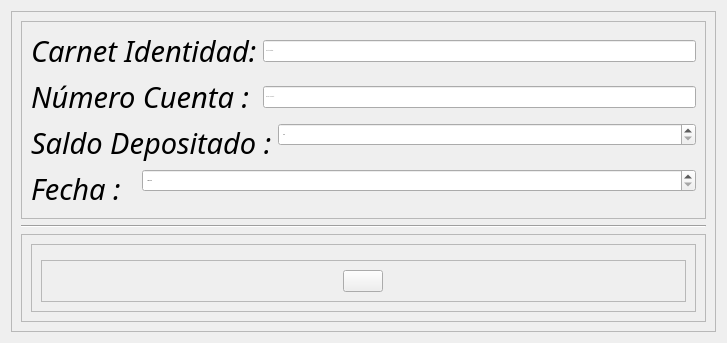
                  <widget class="QWidget" name="pagina_depositar_saldo">
                   <layout class="QVBoxLayout" name="verticalLayout_33">
                    <item>
                     <widget class="QFrame" name="frame_24">
                      <property name="frameShape">
                       <enum>QFrame::StyledPanel</enum>
                      </property>
                      <property name="frameShadow">
                       <enum>QFrame::Raised</enum>
                      </property>
                      <layout class="QVBoxLayout" name="verticalLayout_28">
                       <item>
                        <widget class="QFrame" name="frame_25">
                         <property name="frameShape">
                          <enum>QFrame::StyledPanel</enum>
                         </property>
                         <property name="frameShadow">
                          <enum>QFrame::Raised</enum>
                         </property>
                         <layout class="QVBoxLayout" name="verticalLayout_7">
                          <item>
                           <layout class="QHBoxLayout" name="horizontalLayout_23">
                            <item>
                             <widget class="QLabel" name="label_14">
                              <property name="font">
                               <font>
                                <family>Roboto Bk</family>
                                <pointsize>22</pointsize>
                                <weight>50</weight>
                                <italic>true</italic>
                                <bold>false</bold>
                               </font>
                              </property>
                              <property name="cursor">
                               <cursorShape>PointingHandCursor</cursorShape>
                              </property>
                              <property name="text">
                               <string>Carnet Identidad:</string>
                              </property>
                             </widget>
                            </item>
                            <item>
                             <widget class="QLineEdit" name="cinco_lineEdit_carnet">
                              <property name="font">
                               <font>
                                <pointsize>-1</pointsize>
                               </font>
                              </property>
                              <property name="inputMask">
                               <string/>
                              </property>
                              <property name="placeholderText">
                               <string>Carnet Identidad :</string>
                              </property>
                              <property name="cursorMoveStyle">
                               <enum>Qt::VisualMoveStyle</enum>
                              </property>
                             </widget>
                            </item>
                           </layout>
                          </item>
                          <item>
                           <layout class="QHBoxLayout" name="horizontalLayout_24">
                            <item>
                             <widget class="QLabel" name="label_22">
                              <property name="font">
                               <font>
                                <family>Roboto Bk</family>
                                <pointsize>22</pointsize>
                                <weight>50</weight>
                                <italic>true</italic>
                                <bold>false</bold>
                               </font>
                              </property>
                              <property name="cursor">
                               <cursorShape>PointingHandCursor</cursorShape>
                              </property>
                              <property name="text">
                               <string>Número Cuenta : </string>
                              </property>
                             </widget>
                            </item>
                            <item>
                             <widget class="QLineEdit" name="cinco_lineEdit_cuenta">
                              <property name="font">
                               <font>
                                <pointsize>-1</pointsize>
                               </font>
                              </property>
                              <property name="inputMask">
                               <string/>
                              </property>
                              <property name="placeholderText">
                               <string>Número de cuenta :</string>
                              </property>
                              <property name="cursorMoveStyle">
                               <enum>Qt::VisualMoveStyle</enum>
                              </property>
                             </widget>
                            </item>
                           </layout>
                          </item>
                          <item>
                           <layout class="QFormLayout" name="formLayout_4">
                            <item row="0" column="0">
                             <widget class="QLabel" name="label_24">
                              <property name="font">
                               <font>
                                <family>Roboto Bk</family>
                                <pointsize>22</pointsize>
                                <weight>50</weight>
                                <italic>true</italic>
                                <bold>false</bold>
                               </font>
                              </property>
                              <property name="cursor">
                               <cursorShape>PointingHandCursor</cursorShape>
                              </property>
                              <property name="text">
                               <string>Saldo Depositado :</string>
                              </property>
                             </widget>
                            </item>
                            <item row="0" column="1">
                             <widget class="QDoubleSpinBox" name="cinco_doubleSpinBox_deposito">
                              <property name="font">
                               <font>
                                <pointsize>-1</pointsize>
                               </font>
                              </property>
                              <property name="maximum">
                               <double>999999999.000000000000000</double>
                              </property>
                             </widget>
                            </item>
                           </layout>
                          </item>
                          <item>
                           <layout class="QFormLayout" name="formLayout_6">
                            <item row="0" column="0">
                             <widget class="QLabel" name="label_11">
                              <property name="font">
                               <font>
                                <family>Roboto Bk</family>
                                <pointsize>22</pointsize>
                                <weight>50</weight>
                                <italic>true</italic>
                                <bold>false</bold>
                               </font>
                              </property>
                              <property name="cursor">
                               <cursorShape>PointingHandCursor</cursorShape>
                              </property>
                              <property name="text">
                               <string>Fecha :  </string>
                              </property>
                             </widget>
                            </item>
                            <item row="0" column="1">
                             <widget class="QDateEdit" name="cinco_dateEdit">
                              <property name="font">
                               <font>
                                <pointsize>-1</pointsize>
                               </font>
                              </property>
                             </widget>
                            </item>
                           </layout>
                          </item>
                         </layout>
                        </widget>
                       </item>
                       <item>
                        <widget class="Line" name="line_4">
                         <property name="orientation">
                          <enum>Qt::Horizontal</enum>
                         </property>
                        </widget>
                       </item>
                       <item>
                        <widget class="QFrame" name="frame_26">
                         <property name="frameShape">
                          <enum>QFrame::StyledPanel</enum>
                         </property>
                         <property name="frameShadow">
                          <enum>QFrame::Raised</enum>
                         </property>
                         <layout class="QVBoxLayout" name="verticalLayout_31">
                          <item>
                           <widget class="QFrame" name="frame_27">
                            <property name="frameShape">
                             <enum>QFrame::StyledPanel</enum>
                            </property>
                            <property name="frameShadow">
                             <enum>QFrame::Raised</enum>
                            </property>
                            <layout class="QVBoxLayout" name="verticalLayout_32">
                             <item>
                              <widget class="QFrame" name="frame_28">
                               <property name="frameShape">
                                <enum>QFrame::StyledPanel</enum>
                               </property>
                               <property name="frameShadow">
                                <enum>QFrame::Raised</enum>
                               </property>
                              </widget>
                             </item>
                             <item>
                              <widget class="QFrame" name="frame_29">
                               <property name="frameShape">
                                <enum>QFrame::StyledPanel</enum>
                               </property>
                               <property name="frameShadow">
                                <enum>QFrame::Raised</enum>
                               </property>
                               <layout class="QHBoxLayout" name="horizontalLayout_25">
                                <item>
                                 <spacer name="horizontalSpacer_14">
                                  <property name="orientation">
                                   <enum>Qt::Horizontal</enum>
                                  </property>
                                  <property name="sizeHint" stdset="0">
                                   <size>
                                    <width>292</width>
                                    <height>20</height>
                                   </size>
                                  </property>
                                 </spacer>
                                </item>
                                <item>
                                 <widget class="QPushButton" name="pushButton_13">
                                  <property name="cursor">
                                   <cursorShape>PointingHandCursor</cursorShape>
                                  </property>
                                  <property name="text">
                                   <string/>
                                  </property>
                                  <property name="icon">
                                   <iconset resource="helpers.qrc">
                                    <normaloff>:/img (13).png</normaloff>:/img (13).png</iconset>
                                  </property>
                                  <property name="iconSize">
                                   <size>
                                    <width>70</width>
                                    <height>70</height>
                                   </size>
                                  </property>
                                 </widget>
                                </item>
                                <item>
                                 <spacer name="horizontalSpacer_15">
                                  <property name="orientation">
                                   <enum>Qt::Horizontal</enum>
                                  </property>
                                  <property name="sizeHint" stdset="0">
                                   <size>
                                    <width>293</width>
                                    <height>20</height>
                                   </size>
                                  </property>
                                 </spacer>
                                </item>
                               </layout>
                              </widget>
                             </item>
                            </layout>
                           </widget>
                          </item>
                         </layout>
                        </widget>
                       </item>
                      </layout>
                     </widget>
                    </item>
                   </layout>
                  </widget>
